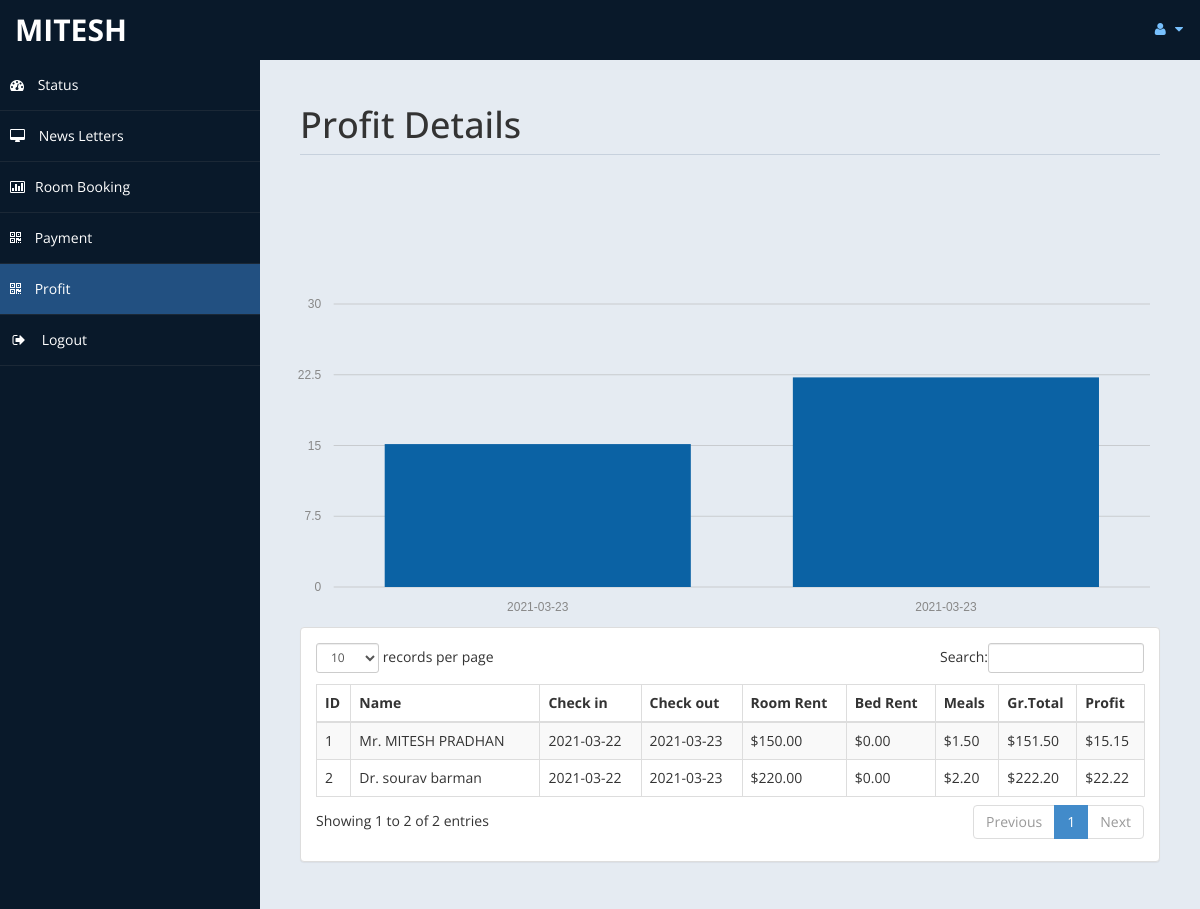
The app's page /admin/profit.php (signed in) with its own data.
### tables this page shows
CREATE TABLE `payment` (
  `id` int(11) DEFAULT NULL,
  `title` varchar(5) DEFAULT NULL,
  `fname` varchar(30) DEFAULT NULL,
  `lname` varchar(30) DEFAULT NULL,
  `troom` varchar(30) DEFAULT NULL,
  `tbed` varchar(30) DEFAULT NULL,
  `nroom` int(11) DEFAULT NULL,
  `cin` date DEFAULT NULL,
  `cout` date DEFAULT NULL,
  `ttot` double(8,2) DEFAULT NULL,
  `fintot` double(8,2) DEFAULT NULL,
  `mepr` double(8,2) DEFAULT NULL,
  `meal` varchar(30) DEFAULT NULL,
  `btot` double(8,2) DEFAULT NULL,
  `noofdays` int(11) DEFAULT NULL
);

### admin/profit.php (the view, shortened to what this page needs)
<!DOCTYPE html>
<html xmlns="http://www.w3.org/1999/xhtml">
<head>
    <link href="assets/css/bootstrap.css" rel="stylesheet" />
    <link href="assets/css/font-awesome.css" rel="stylesheet" />
	<link rel="stylesheet" href="assets/css/morris.css">
    <link href="assets/css/custom-styles.css" rel="stylesheet" />
    <link href="assets/js/dataTables/dataTables.bootstrap.css" rel="stylesheet" />
</head>
<body>
    <div id="wrapper">
        <nav class="navbar navbar-default top-navbar" role="navigation">
            <div class="navbar-header">
                <a class="navbar-brand" href="home.php"><?php echo $_SESSION["user"]; ?> </a>
            </div>
            <ul class="nav navbar-top-links navbar-right">
                <li class="dropdown">
                    <a class="dropdown-toggle" data-toggle="dropdown" href="#" aria-expanded="false">
                        <i class="fa fa-user fa-fw"></i> <i class="fa fa-caret-down"></i>
                    </a>
                </li>
            </ul>
        </nav>
        <nav class="navbar-default navbar-side" role="navigation">
            <div class="sidebar-collapse">
                <ul class="nav" id="main-menu">
                    <li>
                        <a href="home.php"><i class="fa fa-dashboard"></i> Status</a>
                    </li>
                    <li>
                        <a  href="messages.php"><i class="fa fa-desktop"></i> News Letters</a>
                    </li>
					<li>
                        <a href="roombook.php"><i class="fa fa-bar-chart-o"></i>Room Booking</a>
                    </li>
                    <li>
                        <a  href="payment.php"><i class="fa fa-qrcode"></i> Payment</a>
                    </li>
					 <li>
                        <a class="active-menu" href="profit.php"><i class="fa fa-qrcode"></i> Profit</a>
                    </li>
                    <li>
                        <a href="logout.php" ><i class="fa fa-sign-out fa-fw"></i> Logout</a>
                    </li>
            </div>
        </nav>
        <div id="page-wrapper" >
            <div id="page-inner">
			 <div class="row">
                    <div class="col-md-12">
                        <h1 class="page-header">
                           Profit Details<small> </small>
                        </h1>
                    </div>
                </div>
            <div class="row">
				<?php
				include('db.php');
?>
				<br>
				<br>
				<br>
				<br><div id="chart"></div>
                <div class="col-md-12">
                    <div class="panel panel-default">
                        <div class="panel-body">
                            <div class="table-responsive">
                                <table class="table table-striped table-bordered table-hover" id="dataTables-example">
                                    <thead>
                                        <tr>
											<th>ID</th>
                                            <th>Name</th>
                                            <th>Check in</th>
											<th>Check out</th>
                                            <th>Room Rent</th>
											<th>Bed Rent</th>
											<th>Meals </th>
											<th>Gr.Total</th>
											<th>Profit</th>
                                        </tr>
                                    </thead>
                                    <tbody>
									<?php
										$sql="select * from payment";
										$re = mysqli_query($con,$sql);
										while($row = mysqli_fetch_array($re))
										{
											$id = $row['id'];
											if($id % 2 ==1 )
											{
												echo"<tr class='gradeC'>
													<td>".$row['id']." </td>
													<td>".$row['title']." ".$row['fname']." ".$row['lname']."</td>
													<td>".$row['cin']."</td>
													<td>".$row['cout']."</td>
													<td>$".$row['ttot']."</td>
													<td>$".$row['mepr']."</td>
													<td>$".$row['btot']."</td>
													<td>$".$row['fintot']."</td>
													<td>$".$row['fintot']*10/100 ."</td>
													</tr>";
											}
											else
											{
												echo"<tr class='gradeU'>
													<td>".$row['id']." </td>
													<td>".$row['title']." ".$row['fname']." ".$row['lname']."</td>
													<td>".$row['cin']."</td>
													<td>".$row['cout']."</td>
													<td>$".$row['ttot']."</td>
													<td>$".$row['mepr']."</td>
													<td>$".$row['btot']."</td>
													<td>$".$row['fintot']."</td>
													<td>$".$row['fintot']*10/100 ."</td>
													</tr>";
											}
										}
									?>
                                    </tbody>
                                </table>
                            </div>
                        </div>
                    </div>
                </div>
            </div>
                </div>
            </div>
    </div>
</body>
</html>

### admin/assets/css/custom-styles.css (style rules this page uses)
body { font-family: 'Open Sans', sans-serif; }
#wrapper { width: 100%; background:#09192A; }
#page-wrapper { padding: 15px 15px; min-height: 600px; background:#E5EBF2; }
#page-inner { width:100%; margin:10px 20px 10px 0px; background-color:transparent; padding:10px; min-height:1200px; }
h1, .h1, h2, .h2, h3, .h3 { margin-top: 7px; margin-bottom: -5px; }
.page-header { padding-bottom: 9px; margin: 10px 0 45px; border-bottom: 1px solid #C7D1DD; }
.top-navbar { margin:0px; }
.top-navbar .navbar-brand { color: #fff; width: 260px; text-align: left; height: 60px; font-size: 30px; font-weight: 700; text-transform: uppercase; line-height: 30px; }
.top-navbar .nav > li { position: relative; display: inline-block; }
.top-navbar .nav > li > a { position: relative; display: block; padding: 19px 15px; color: #77C0FD; }
.active-menu { background-color:#225081!important; }
.sidebar-collapse , .sidebar-collapse .nav { background:none; }
.sidebar-collapse .nav { padding:0; }
.sidebar-collapse .nav > li > a { color:#fff; background:transparent; text-shadow:none; }
.sidebar-collapse > .nav > li > a { padding:15px 10px; }
.sidebar-collapse > .nav > li { border-bottom: 1px solid rgba(107, 108, 109, 0.19); }
.navbar-side { border:none; background-color: transparent; }
.top-navbar { background:#09192A; border-bottom:none; }
.top-navbar .nav > li > a > i { margin-right: 2px; }
.navbar-default { border:0px solid black; }
.navbar-header { background: #09192A; }
.nav > li > a > i { margin-right:10px; }
@media (min-width:768px) { #page-wrapper { margin: 0 0 0 260px; padding: 15px 30px; min-height: 1200px; } }
@media (min-width:768px) { .navbar-side { z-index: 1; position: absolute; width: 260px; } }
@media (min-width:768px) { .navbar { border-radius: 0px; } }

### records on screen
payment: id "1", title "Mr.", fname "MITESH", lname "PRADHAN", cin "2021-03-22", cout "2021-03-23", ttot "150.00", mepr "0.00", btot "1.50", fintot "151.50", $row['fintot']*10/100 "15.15"
payment: id "2", title "Dr.", fname "sourav", lname "barman", cin "2021-03-22", cout "2021-03-23", ttot "220.00", mepr "0.00", btot "2.20", fintot "222.20", $row['fintot']*10/100 "22.22"

### other values on screen
$_SESSION["user"] "MITESH"
